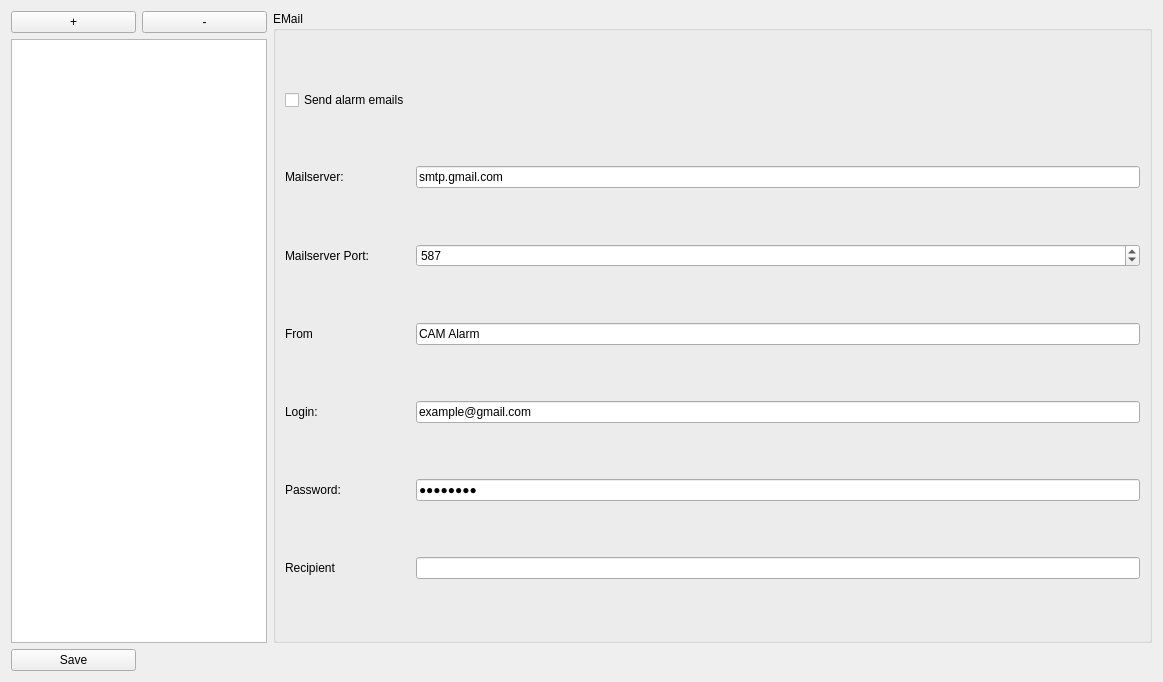
<?xml version="1.0" encoding="UTF-8"?>
<ui version="4.0">
 <class>AlarmWidget</class>
 <widget class="QWidget" name="AlarmWidget">
  <property name="geometry">
   <rect>
    <x>0</x>
    <y>0</y>
    <width>1163</width>
    <height>682</height>
   </rect>
  </property>
  <property name="windowTitle">
   <string>Form</string>
  </property>
  <layout class="QGridLayout" name="gridLayout">
   <item row="0" column="0">
    <widget class="QPushButton" name="addButton">
     <property name="text">
      <string>+</string>
     </property>
    </widget>
   </item>
   <item row="0" column="1">
    <widget class="QPushButton" name="removeButton">
     <property name="text">
      <string>-</string>
     </property>
    </widget>
   </item>
   <item row="1" column="0" colspan="2">
    <widget class="QListWidget" name="listWidget"/>
   </item>
   <item row="2" column="0">
    <widget class="QPushButton" name="saveButton">
     <property name="text">
      <string>Save</string>
     </property>
    </widget>
   </item>
   <item row="0" column="2" rowspan="2">
    <widget class="QGroupBox" name="groupBox">
     <property name="title">
      <string>EMail</string>
     </property>
     <layout class="QGridLayout" name="gridLayout_2">
      <item row="5" column="0">
       <widget class="QLabel" name="label">
        <property name="text">
         <string>Password:</string>
        </property>
       </widget>
      </item>
      <item row="6" column="0">
       <widget class="QLabel" name="label_5">
        <property name="text">
         <string>Recipient</string>
        </property>
       </widget>
      </item>
      <item row="0" column="0">
       <widget class="QCheckBox" name="sendCheckBox">
        <property name="text">
         <string>Send alarm emails</string>
        </property>
       </widget>
      </item>
      <item row="4" column="1">
       <widget class="QLineEdit" name="loginLineEdit">
        <property name="text">
         <string>example@gmail.com</string>
        </property>
       </widget>
      </item>
      <item row="5" column="1">
       <widget class="QLineEdit" name="passwordLineEdit">
        <property name="text">
         <string>password</string>
        </property>
        <property name="echoMode">
         <enum>QLineEdit::Password</enum>
        </property>
       </widget>
      </item>
      <item row="1" column="0">
       <widget class="QLabel" name="label_2">
        <property name="text">
         <string>Mailserver:</string>
        </property>
       </widget>
      </item>
      <item row="2" column="1">
       <widget class="QSpinBox" name="portSpinBox">
        <property name="maximum">
         <number>65000</number>
        </property>
        <property name="value">
         <number>587</number>
        </property>
       </widget>
      </item>
      <item row="2" column="0">
       <widget class="QLabel" name="label_3">
        <property name="text">
         <string>Mailserver Port:</string>
        </property>
       </widget>
      </item>
      <item row="6" column="1">
       <widget class="QLineEdit" name="recipientLineEdit"/>
      </item>
      <item row="4" column="0">
       <widget class="QLabel" name="label_4">
        <property name="text">
         <string>Login:</string>
        </property>
       </widget>
      </item>
      <item row="1" column="1">
       <widget class="QLineEdit" name="mailserverLineEdit">
        <property name="text">
         <string>smtp.gmail.com</string>
        </property>
       </widget>
      </item>
      <item row="3" column="0">
       <widget class="QLabel" name="label_6">
        <property name="text">
         <string>From</string>
        </property>
       </widget>
      </item>
      <item row="3" column="1">
       <widget class="QLineEdit" name="fromLineEdit">
        <property name="text">
         <string>CAM Alarm</string>
        </property>
       </widget>
      </item>
     </layout>
    </widget>
   </item>
  </layout>
 </widget>
 <resources/>
 <connections/>
</ui>
